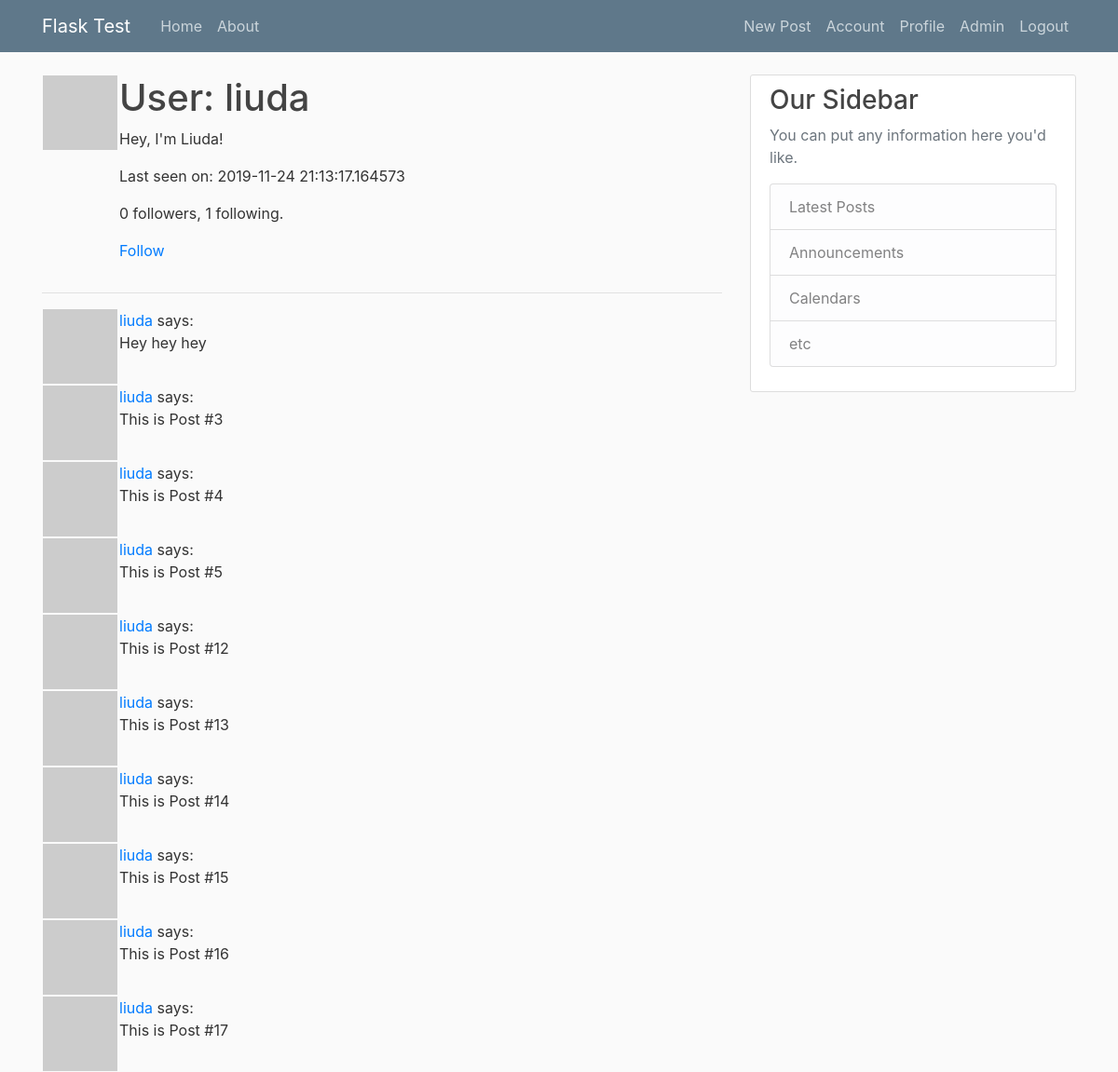
/user/liuda (signed in), run on an earlier commit of the app's database.
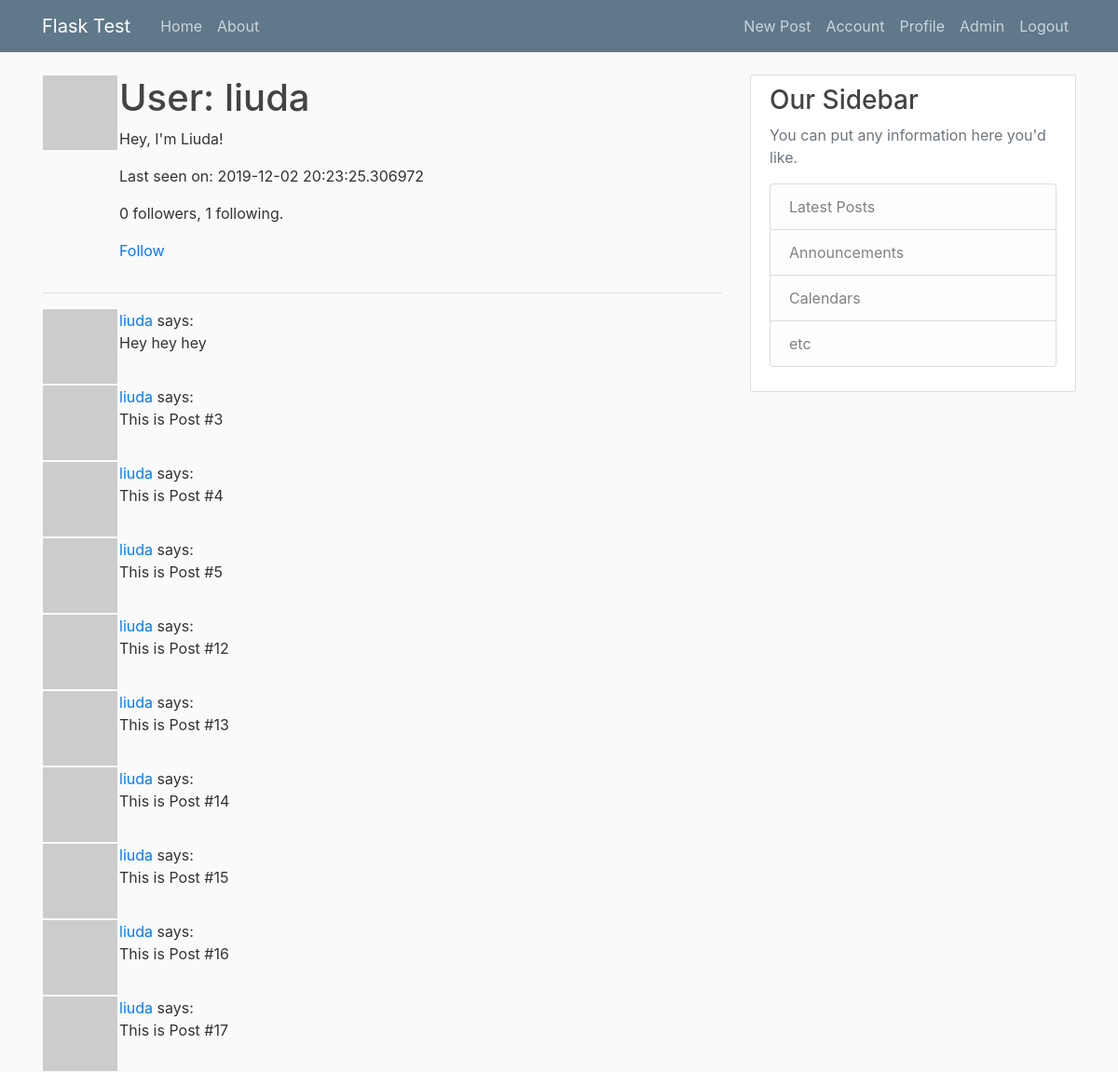
And on a later commit of the database.
### flaskblog/models.py (models this page shows, shortened)
class User(db.Model, UserMixin):
	id = db.Column(db. Integer, primary_key=True)
	username = db.Column(db.String(20), unique=True, nullable=False)
	email = db.Column(db.String(120), unique=True, nullable=False)
	image_file = db.Column(db.String(20), nullable=False, default='default.jpg')
	password = db.Column(db.String(60), nullable=False)
	posts = db.relationship( 'Post', backref='author', lazy=True)
	about_me = db.Column(db.String(140))
	last_seen = db.Column(db.DateTime, default=datetime.utcnow)
	admin = db.Column(db.Boolean())
	notes = db.Column(db.UnicodeText)
	followed = db.relationship(
        'User', secondary=followers,
        primaryjoin=(followers.c.follower_id == id),
        secondaryjoin=(followers.c.followed_id == id),
        backref=db.backref('followers', lazy='dynamic'), lazy='dynamic')
	def avatar(self, size):
		digest = md5(self.email.lower().encode('utf-8')).hexdigest()
		return 'https://www.gravatar.com/avatar/{}?d=identicon&s={}'.format(digest, size)
	def is_following(self, user):
		return self.followed.filter(
			followers.c.followed_id == user.id).count() > 0

### flaskblog/routes.py (the view)
@app.route('/user/<username>')
@login_required
def user(username):
    user = User.query.filter_by(username=username).first_or_404()
    page = request.args.get('page', 1, type=int)
    posts = Post.query.filter_by(user_id=user.id).paginate(page, 20, False)
    return render_template('user.html', user=user, posts=posts.items)

### flaskblog/models.py (called while the page is built)
@login_manager.user_loader
def load_user(user_id):
	return User.query.get(int(user_id))

### flaskblog/routes.py (called while the page is built)
@app.before_request
def before_request():
    if current_user.is_authenticated:
        current_user.last_seen = datetime.utcnow()
        db.session.commit()

### flaskblog/templates/user.html
{% extends "layout.html" %}
{% block content %}
    <table>
        <tr valign="top">
            <td><img src="{{ user.avatar(128) }}"></td>
            <td>
                <h1>User: {{ user.username }}</h1>
                {% if user.about_me %}<p>{{ user.about_me }}</p>{% endif %}
                {% if user.last_seen %}<p>Last seen on: {{ user.last_seen }}</p>{% endif %}
                <p>{{ user.followers.count() }} followers, {{ user.followed.count() }} following.</p>
                {% if user == current_user %}
                <p><a href="{{ url_for('edit_profile') }}">Edit your profile</a></p>
                {% elif not current_user.is_following(user) %}
                <p><a href="{{ url_for('follow', username=user.username) }}">Follow</a></p>
                {% else %}
                <p><a href="{{ url_for('unfollow', username=user.username) }}">Unfollow</a></p>
                {% endif %}
            </td>
        </tr>
    </table>
    <hr>
    {% for post in posts %}
        {% include '_post.html' %}
    {% endfor %}
{% endblock %}

What changed in the data, as far as the page shows it:
changed User "liuda": last_seen "2019-11-24 21:13:17.164573" → "2019-12-02 20:23:25.306972"
